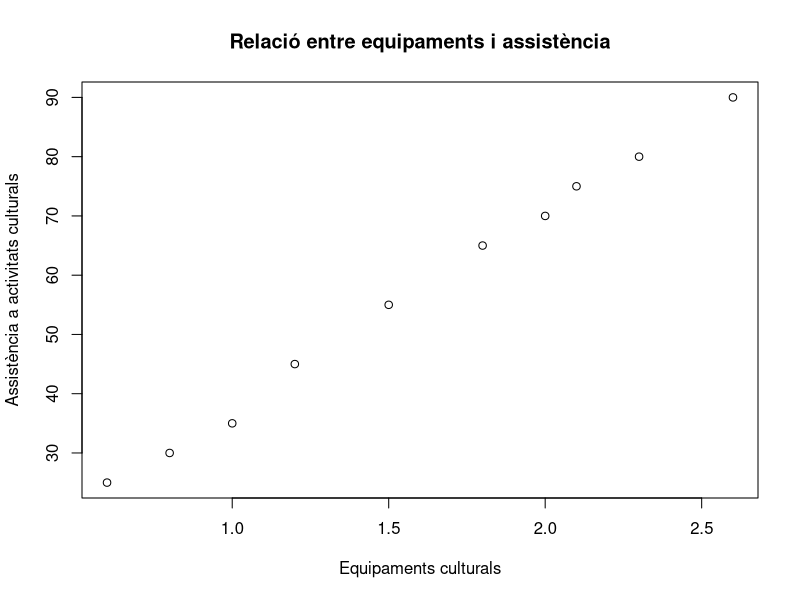
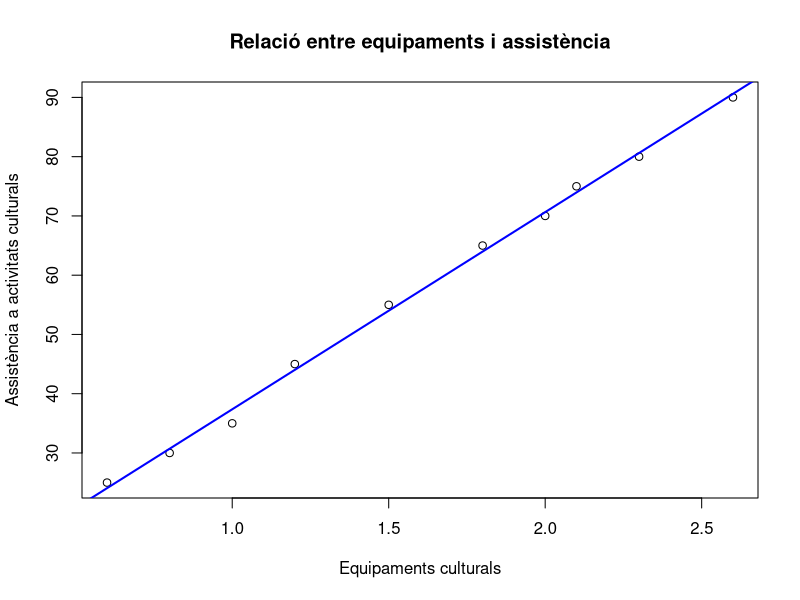
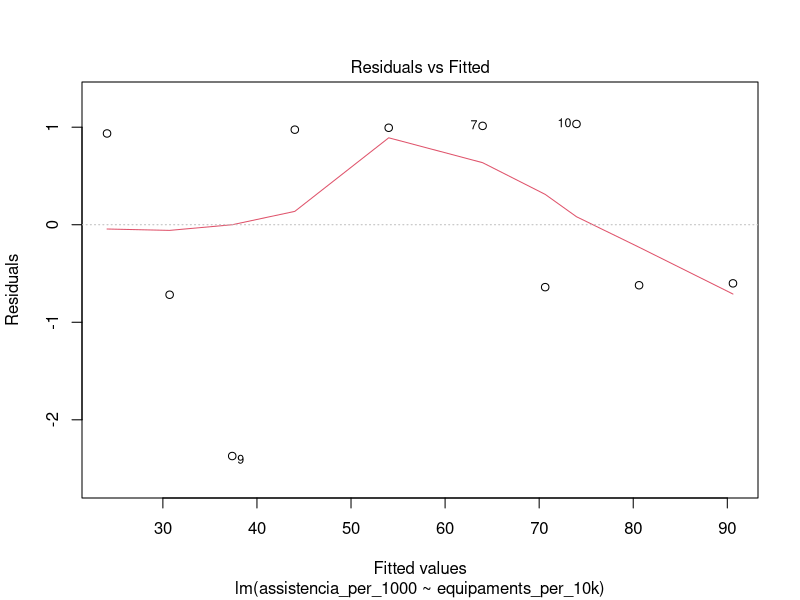
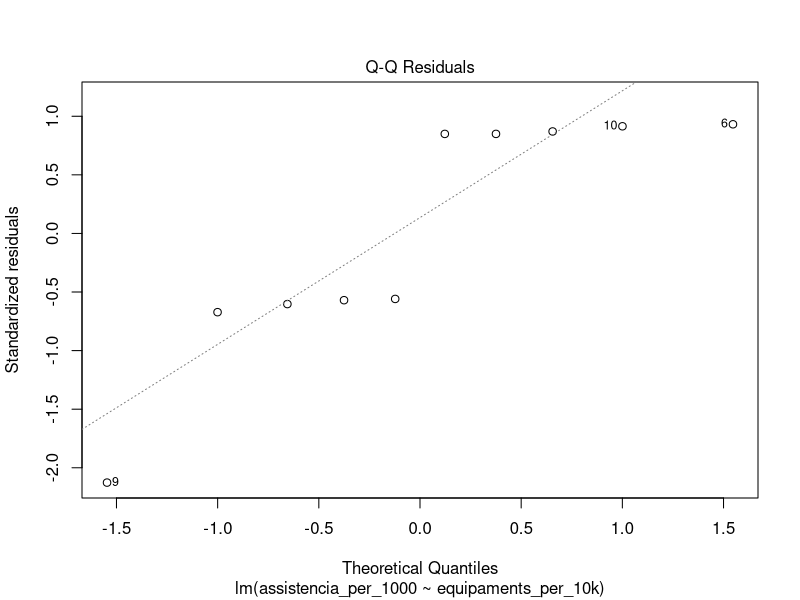
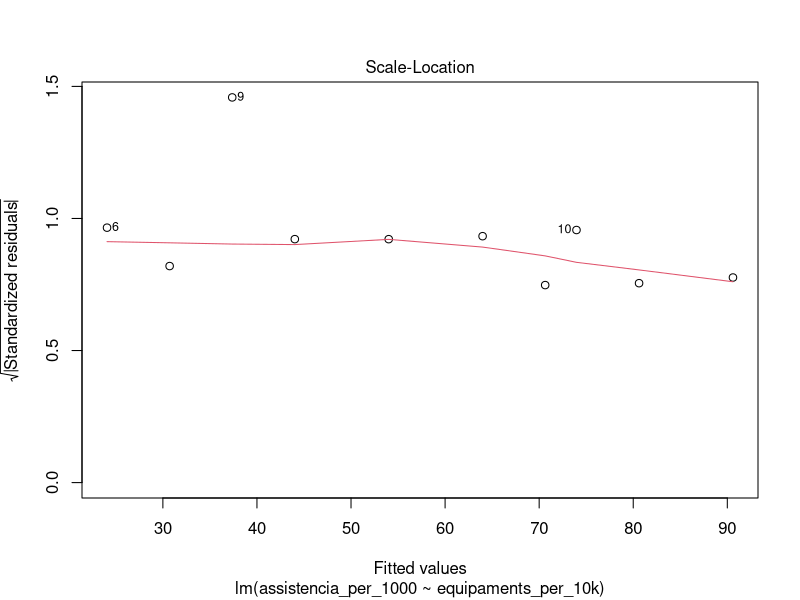
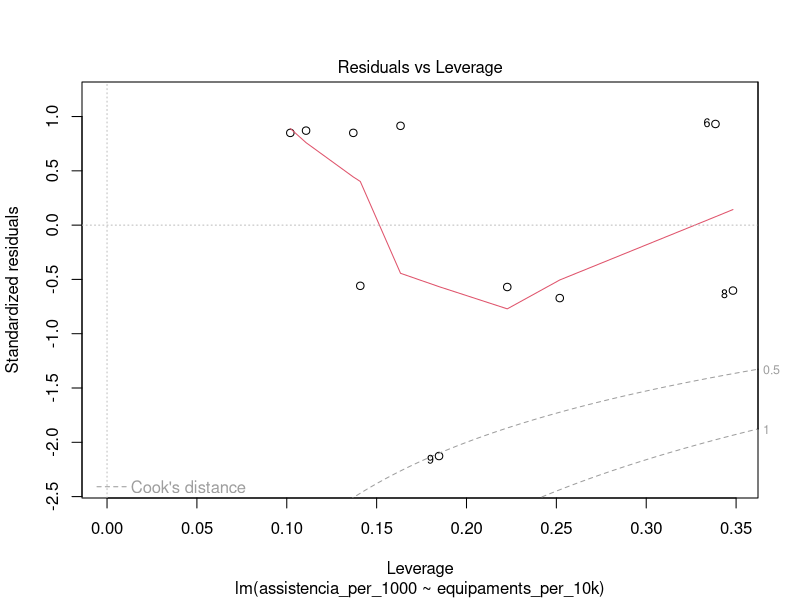

The R script that drew these images, in order:
## ---- chunk 1
cultura <- data.frame(municipi = paste0("Municipi_", 1:10),
                      equipaments_per_10k = c(1.2, 0.8, 2.0, 1.5, 2.3, 0.6, 1.8, 2.6, 1.0, 2.1),
                      assistencia_per_1000 = c(45, 30, 70, 55, 80, 25, 65, 90, 35, 75))

cultura

## ---- chunk 2
plot(cultura$equipaments_per_10k, cultura$assistencia_per_1000,
     xlab = "Equipaments culturals",
     ylab = "Assistència a activitats culturals",
     main = "Relació entre equipaments i assistència")

## ---- chunk 3
model_cultura <- lm(formula = assistencia_per_1000 ~ equipaments_per_10k,
                    data = cultura)

summary(model_cultura)

## ---- chunk 4
plot(cultura$equipaments_per_10k, cultura$assistencia_per_1000,
     xlab = "Equipaments culturals",
     ylab = "Assistència a activitats culturals",
     main = "Relació entre equipaments i assistència")

abline(model_cultura, lwd = 2, col = "blue")

## ---- chunk 5
nou_municipi <- data.frame(equipaments_per_10k = 1.7)

predict(model_cultura, newdata = nou_municipi)

## ---- chunk 6
plot(model_cultura)
## ---- chunk 7
cultura.act <- data.frame(municipi = paste0("M", 1:10),
                          equipaments_per_10k = c(1.2, 0.8, 2.0, 1.5, 2.3, 0.6, 1.8, 2.6, 1.0, 2.1),
                          despesa_cultural = c(85, 60, 120, 95, 130, 55, 110, 150, 70, 125),
                          assistencia_per_1000 = c(45, 30, 70, 55, 80, 25, 65, 90, 35, 75))

cultura.act

## ---- chunk 8
model_multiple <- lm(assistencia_per_1000 ~ 
                       equipaments_per_10k + 
                       despesa_cultural,
                     data = cultura.act)

summary(model_multiple)

## ---- chunk 9
nou_municipi <- data.frame(
  equipaments_per_10k = 1.7,
  despesa_cultural = 100
)

predict(model_multiple, newdata = nou_municipi)

## ---- chunk 10
restaurants <- read.table("data/restaurants.txt", header=T, sep = "\t")
print(restaurants)
